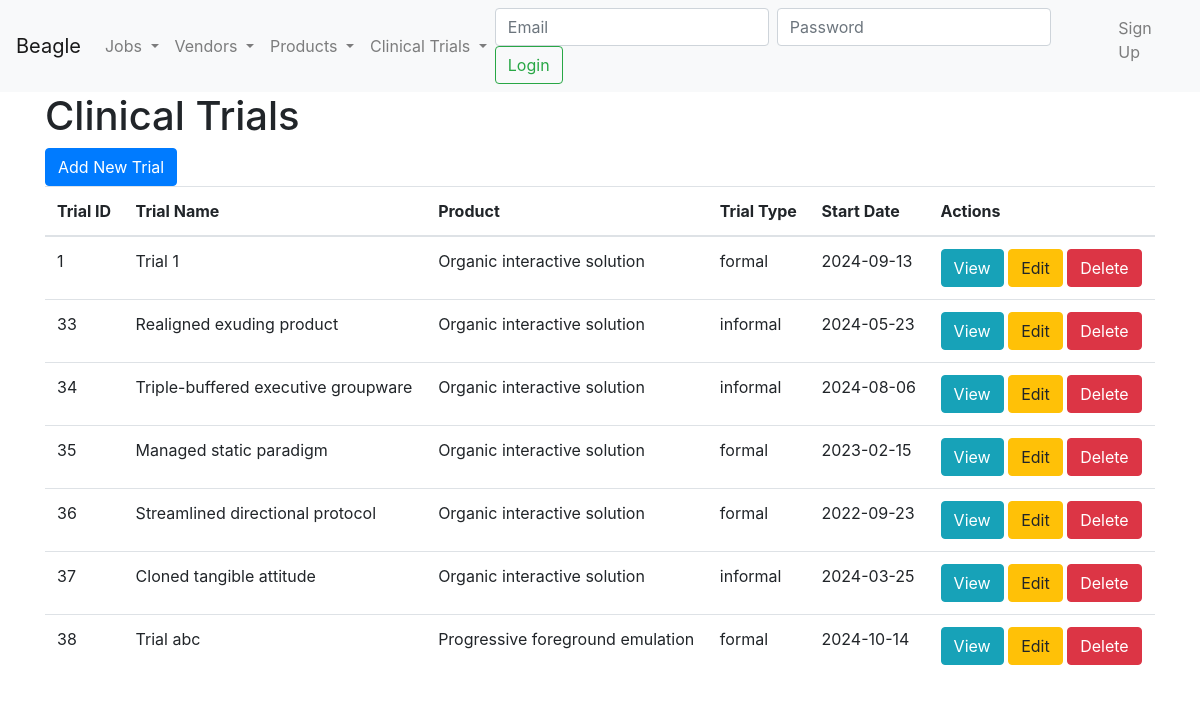
The app's page /trials, older data.
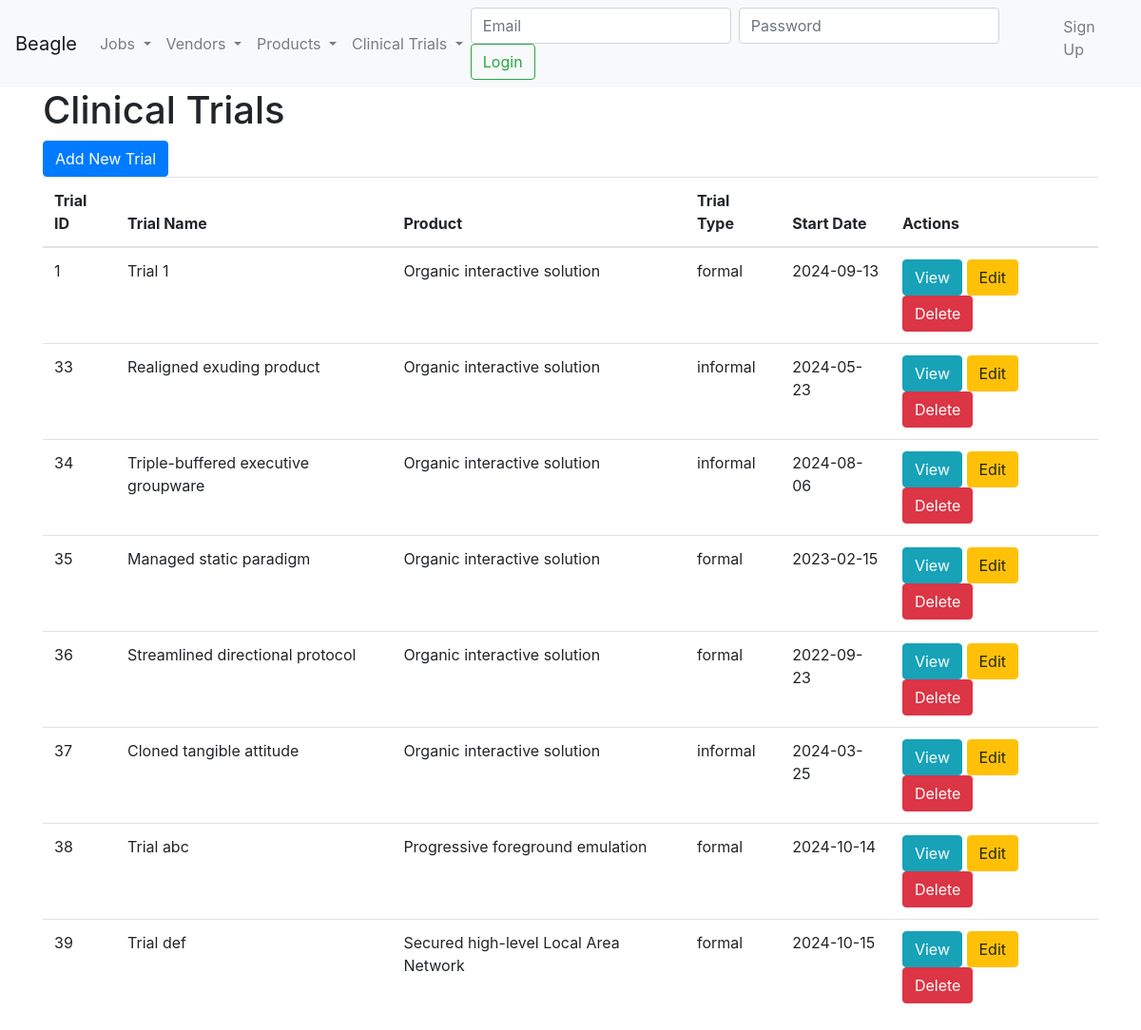
The same page, newer data.
### model.py (models this page shows)
class ClinicalTrial(Base):
    __tablename__ = 'clinical_trials'
    TrialID = Column(Integer, primary_key=True)
    TrialName = Column(String, nullable=False)
    Description = Column(String)
    StartDate = Column(Date, nullable=False)
    EndDate = Column(Date)
    TrialType = Column(Enum('formal', 'informal', name='trial_type_enum'), nullable=False)
    ProductID = Column(String, ForeignKey('products.ProductID'))
    product = relationship('Product', back_populates='clinical_trials')
    enrollments = relationship('TrialEnrollment', back_populates='trial')
    standards = relationship('ClinicalTrialStandard', back_populates='trial')

class Product(Base):
    __tablename__ = 'products'
    ProductID = Column(String, primary_key=True)
    ProductName = Column(String, nullable=False)
    Description = Column(String)
    ResultsDisplayedInIDS7 = Column(Boolean)
    DICOMOutput = Column(String)
    WorklistIntegration = Column(Boolean)
    PrePopulatedReports = Column(Boolean)
    ProductType = Column(String)
    VendorID = Column(String, ForeignKey('vendors.VendorID'))
    vendor_ = relationship('Vendor', back_populates='products')
    pathologies = relationship('ProductPathology', back_populates='product')
    approvals = relationship('RegulatoryApproval', back_populates='product_')
    clinical_trials = relationship('ClinicalTrial', back_populates='product')

### clinical_trial.py (the view)
@app.route('/trials')
def list_trials_gui():
    session = Session
    try:
        trials = session.query(ClinicalTrial).options(joinedload(ClinicalTrial.product)).all()
        return render_template('clinical_trial/trails.html', trials=trials)
    except Exception as e:
        traceback.print_exc()
        abort(500, description=str(e))

### app.py (called while the page is built)
@app.context_processor
def inject_get_job_status():
    return dict(get_job_status=get_job_status)

### templates/clinical_trial/trails.html
{% extends 'base.html' %}
{% block content %}
<h1>Clinical Trials</h1>
<a href="{{ url_for('add_trial_gui') }}" class="btn btn-primary">Add New Trial</a>
<table class="table">
    <thead>
        <tr>
            <th>Trial ID</th>
            <th>Trial Name</th>
            <th>Product</th>
            <th>Trial Type</th>
            <th>Start Date</th>
            <th>Actions</th>
        </tr>
    </thead>
    <tbody>
        {% for trial in trials %}
        <tr>
            <td>{{ trial.TrialID }}</td>
            <td>{{ trial.TrialName }}</td>
            <td>{{ trial.product.ProductName }}</td>
            <td>{{ trial.TrialType }}</td>
            <td>{{ trial.StartDate.strftime('%Y-%m-%d') }}</td>
            <td>
                <a href="{{ url_for('trial_detail_gui', trial_id=trial.TrialID) }}" class="btn btn-info">View</a>
                <a href="{{ url_for('edit_trial_gui', trial_id=trial.TrialID) }}" class="btn btn-warning">Edit</a>
                <a href="{{ url_for('delete_trial_gui', trial_id=trial.TrialID) }}" class="btn btn-danger">Delete</a>
            </td>
        </tr>
        {% endfor %}
    </tbody>
</table>
{% endblock %}

### templates/base.html (shortened to what this page needs)
<!DOCTYPE html>
<html lang="en">
<head>
    <link rel="stylesheet" href="https://maxcdn.bootstrapcdn.com/bootstrap/4.5.2/css/bootstrap.min.css">
</head>
<body>
    <nav class="navbar navbar-expand-lg navbar-light bg-light">
        <a class="navbar-brand" href="{{ url_for('index_gui') }}">Beagle</a>
        <div class="collapse navbar-collapse" id="navbarNavDropdown">
            <ul class="navbar-nav mr-auto">
                <li class="nav-item dropdown">
                    <a class="nav-link dropdown-toggle" href="#" id="vendorDropdown" role="button" data-toggle="dropdown" aria-haspopup="true" aria-expanded="false">
                        Jobs
                    </a>
                </li>
                <li class="nav-item dropdown">
                    <a class="nav-link dropdown-toggle" href="#" id="vendorDropdown" role="button" data-toggle="dropdown" aria-haspopup="true" aria-expanded="false">
                        Vendors
                    </a>
                </li>
                <li class="nav-item dropdown">
                    <a class="nav-link dropdown-toggle" href="#" id="productDropdown" role="button" data-toggle="dropdown" aria-haspopup="true" aria-expanded="false">
                        Products
                    </a>
                </li>
                <li class="nav-item dropdown">
                    <a class="nav-link dropdown-toggle" href="#" id="trialDropdown" role="button" data-toggle="dropdown" aria-haspopup="true" aria-expanded="false">
                        Clinical Trials
                    </a>
                </li>
            </ul>
            <ul class="navbar-nav">
                {% if current_user.is_authenticated %}
                <li class="nav-item">
                    <span class="navbar-text">Logged in as {{ current_user.Username }}</span>
                </li>
                <li class="nav-item">
                    <a class="nav-link" href="{{ url_for('logout') }}">Logout</a>
                </li>
                {% else %}
                <form class="form-inline" method="POST" action="{{ url_for('login') }}">
                    <input class="form-control mr-sm-2" type="email" name="email" placeholder="Email" required>
                    <input class="form-control mr-sm-2" type="password" name="password" placeholder="Password" required>
                    <button class="btn btn-outline-success my-2 my-sm-0" type="submit">Login</button>
                </form>
                <li class="nav-item">
                    <a class="nav-link" href="{{ url_for('signup') }}">Sign Up</a>
                </li>
                {% endif %}
            </ul>
        </div>
    </nav>
    <div class="container">
        {% block content %}{% endblock %}
    </div>
</body>
</html>

Row changes from the older to the newer data that the page shows:
added ClinicalTrial: TrialID "39", TrialName "Trial def", product.ProductName "Secured high-level Local Area Network", TrialType "formal", StartDate "2024-10-15"
